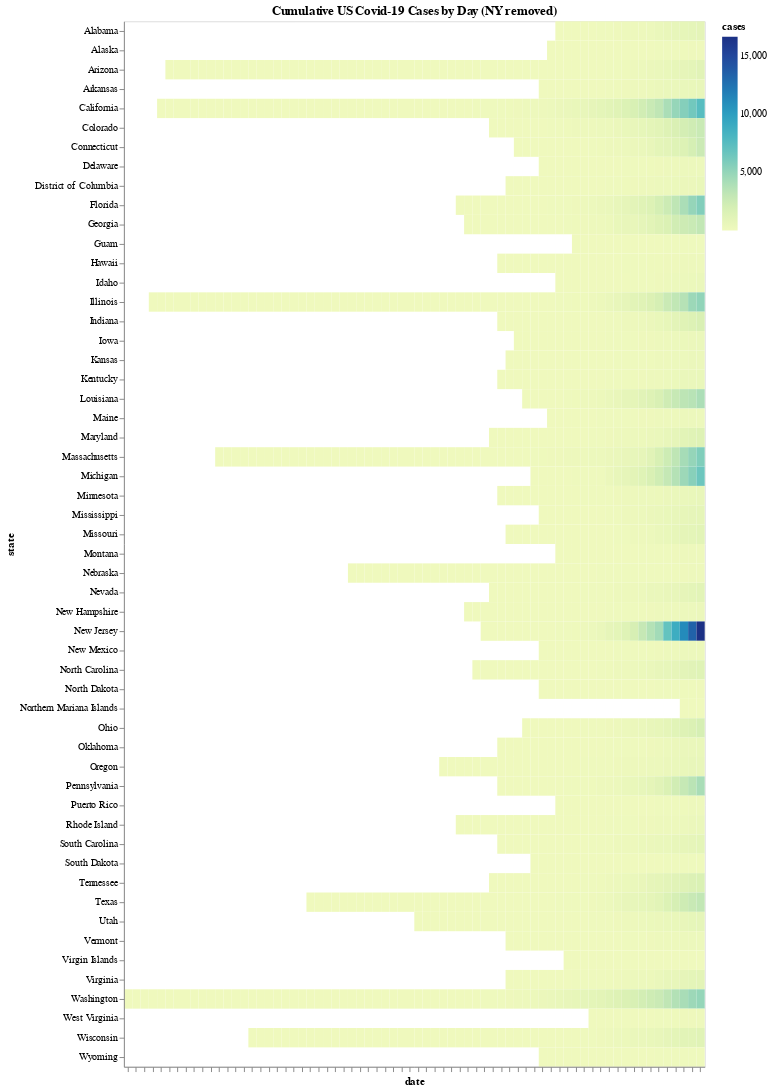

The notebook cell this image was saved under:
### Code cell
(alt.Chart(statewide[statewide['state'] != 'New York'])
 .mark_rect()
 .encode(x = alt.X('date:O', axis = alt.Axis(labels = False)),
         y = 'state:N',
         color = 'cases:Q',
         tooltip = ['date', 'state', 'cases'])
 .properties(title = 'Cumulative US Covid-19 Cases by Day (NY removed)', width = 600)
)

### Figure 1 — Vega-Lite specification as saved in the notebook (floating-point values rounded to 4 significant figures; data arrays with more than 128 entries replaced by an {"elided": "..."} marker saying what was removed)
{"config": {"view": {"continuousWidth": 400, "continuousHeight": 300}}, "data": {"name": "data-7dc6642729e07acaf70aaafa4bcfe542"}, "mark": "rect", "encoding": {"color": {"type": "quantitative", "field": "cases"}, "tooltip": [{"type": "temporal", "field": "date"}, {"type": "nominal", "field": "state"}, {"type": "quantitative", "field": "cases"}], "x": {"type": "ordinal", "axis": {"labels": false}, "field": "date"}, "y": {"type": "nominal", "field": "state"}}, "title": "Cumulative US Covid-19 Cases by Day (NY removed)", "width": 600, "$schema": "https://vega.github.io/schema/vega-lite/v4.0.0.json", "datasets": {"data-7dc6642729e07acaf70aaafa4bcfe542": {"elided": "1524 records"}}}
